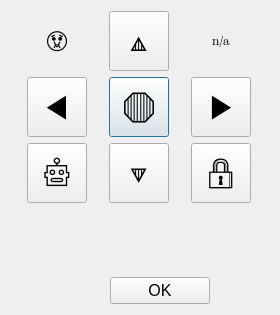
<?xml version="1.0" encoding="UTF-8"?>
<ui version="4.0">
 <class>Dialog</class>
 <widget class="QDialog" name="Dialog">
  <property name="geometry">
   <rect>
    <x>0</x>
    <y>0</y>
    <width>280</width>
    <height>315</height>
   </rect>
  </property>
  <property name="sizePolicy">
   <sizepolicy hsizetype="Preferred" vsizetype="Preferred">
    <horstretch>0</horstretch>
    <verstretch>0</verstretch>
   </sizepolicy>
  </property>
  <property name="minimumSize">
   <size>
    <width>280</width>
    <height>315</height>
   </size>
  </property>
  <property name="maximumSize">
   <size>
    <width>280</width>
    <height>315</height>
   </size>
  </property>
  <property name="font">
   <font>
    <family>Segoe UI Emoji</family>
   </font>
  </property>
  <property name="windowTitle">
   <string>🕹</string>
  </property>
  <layout class="QVBoxLayout" name="verticalLayout">
   <item>
    <layout class="QGridLayout" name="gridLayout">
     <item row="1" column="1">
      <widget class="QPushButton" name="joystickStop">
       <property name="minimumSize">
        <size>
         <width>60</width>
         <height>60</height>
        </size>
       </property>
       <property name="maximumSize">
        <size>
         <width>60</width>
         <height>60</height>
        </size>
       </property>
       <property name="font">
        <font>
         <family>Segoe UI Emoji</family>
         <pointsize>25</pointsize>
         <italic>false</italic>
        </font>
       </property>
       <property name="text">
        <string>🛑</string>
       </property>
      </widget>
     </item>
     <item row="2" column="1">
      <widget class="QPushButton" name="joystickDown">
       <property name="minimumSize">
        <size>
         <width>60</width>
         <height>60</height>
        </size>
       </property>
       <property name="maximumSize">
        <size>
         <width>60</width>
         <height>60</height>
        </size>
       </property>
       <property name="font">
        <font>
         <family>Segoe UI Emoji</family>
         <pointsize>25</pointsize>
         <weight>50</weight>
         <italic>false</italic>
         <bold>false</bold>
         <underline>false</underline>
        </font>
       </property>
       <property name="text">
        <string>🔽</string>
       </property>
      </widget>
     </item>
     <item row="1" column="0">
      <widget class="QPushButton" name="joystickLeft">
       <property name="minimumSize">
        <size>
         <width>60</width>
         <height>60</height>
        </size>
       </property>
       <property name="maximumSize">
        <size>
         <width>60</width>
         <height>60</height>
        </size>
       </property>
       <property name="font">
        <font>
         <family>Segoe UI Emoji</family>
         <pointsize>25</pointsize>
        </font>
       </property>
       <property name="text">
        <string>◀</string>
       </property>
      </widget>
     </item>
     <item row="1" column="2">
      <widget class="QPushButton" name="joystickRight">
       <property name="minimumSize">
        <size>
         <width>60</width>
         <height>60</height>
        </size>
       </property>
       <property name="maximumSize">
        <size>
         <width>60</width>
         <height>60</height>
        </size>
       </property>
       <property name="font">
        <font>
         <family>Segoe UI Emoji</family>
         <pointsize>25</pointsize>
        </font>
       </property>
       <property name="text">
        <string>▶</string>
       </property>
      </widget>
     </item>
     <item row="0" column="1">
      <widget class="QPushButton" name="joystickUp">
       <property name="maximumSize">
        <size>
         <width>60</width>
         <height>60</height>
        </size>
       </property>
       <property name="font">
        <font>
         <family>Segoe UI Emoji</family>
         <pointsize>25</pointsize>
        </font>
       </property>
       <property name="text">
        <string>🔼</string>
       </property>
       <property name="iconSize">
        <size>
         <width>20</width>
         <height>20</height>
        </size>
       </property>
      </widget>
     </item>
     <item row="2" column="2">
      <widget class="QPushButton" name="joystickLock">
       <property name="minimumSize">
        <size>
         <width>60</width>
         <height>60</height>
        </size>
       </property>
       <property name="maximumSize">
        <size>
         <width>60</width>
         <height>60</height>
        </size>
       </property>
       <property name="font">
        <font>
         <family>Segoe UI Emoji</family>
         <pointsize>25</pointsize>
        </font>
       </property>
       <property name="text">
        <string>🔒</string>
       </property>
      </widget>
     </item>
     <item row="0" column="0">
      <widget class="QLabel" name="lockState">
       <property name="minimumSize">
        <size>
         <width>60</width>
         <height>60</height>
        </size>
       </property>
       <property name="maximumSize">
        <size>
         <width>60</width>
         <height>60</height>
        </size>
       </property>
       <property name="font">
        <font>
         <family>Segoe UI Emoji</family>
         <pointsize>18</pointsize>
        </font>
       </property>
       <property name="toolTip">
        <string>Lock state</string>
       </property>
       <property name="text">
        <string>🤢</string>
       </property>
       <property name="alignment">
        <set>Qt::AlignCenter</set>
       </property>
      </widget>
     </item>
     <item row="2" column="0">
      <widget class="QPushButton" name="pwrSearch">
       <property name="minimumSize">
        <size>
         <width>60</width>
         <height>60</height>
        </size>
       </property>
       <property name="maximumSize">
        <size>
         <width>60</width>
         <height>60</height>
        </size>
       </property>
       <property name="font">
        <font>
         <family>Segoe UI Emoji</family>
         <pointsize>25</pointsize>
         <weight>50</weight>
         <italic>false</italic>
         <bold>false</bold>
         <underline>false</underline>
         <strikeout>false</strikeout>
        </font>
       </property>
       <property name="text">
        <string>🤖</string>
       </property>
      </widget>
     </item>
     <item row="0" column="2">
      <widget class="QLabel" name="refHeight">
       <property name="minimumSize">
        <size>
         <width>60</width>
         <height>60</height>
        </size>
       </property>
       <property name="maximumSize">
        <size>
         <width>60</width>
         <height>60</height>
        </size>
       </property>
       <property name="font">
        <font>
         <family>Segoe UI Emoji</family>
         <pointsize>10</pointsize>
        </font>
       </property>
       <property name="toolTip">
        <string>Reflector height</string>
       </property>
       <property name="text">
        <string>n/a</string>
       </property>
       <property name="alignment">
        <set>Qt::AlignCenter</set>
       </property>
       <property name="wordWrap">
        <bool>false</bool>
       </property>
      </widget>
     </item>
    </layout>
   </item>
   <item>
    <spacer name="verticalSpacer_2">
     <property name="orientation">
      <enum>Qt::Vertical</enum>
     </property>
     <property name="sizeHint" stdset="0">
      <size>
       <width>20</width>
       <height>40</height>
      </size>
     </property>
    </spacer>
   </item>
   <item>
    <layout class="QHBoxLayout" name="horizontalLayout">
     <item>
      <spacer name="horizontalSpacer">
       <property name="orientation">
        <enum>Qt::Horizontal</enum>
       </property>
       <property name="sizeType">
        <enum>QSizePolicy::Minimum</enum>
       </property>
       <property name="sizeHint" stdset="0">
        <size>
         <width>40</width>
         <height>20</height>
        </size>
       </property>
      </spacer>
     </item>
     <item>
      <widget class="QPushButton" name="joystickOk">
       <property name="minimumSize">
        <size>
         <width>100</width>
         <height>0</height>
        </size>
       </property>
       <property name="maximumSize">
        <size>
         <width>100</width>
         <height>16777215</height>
        </size>
       </property>
       <property name="font">
        <font>
         <family>MS Shell Dlg 2</family>
         <pointsize>12</pointsize>
        </font>
       </property>
       <property name="text">
        <string>OK</string>
       </property>
      </widget>
     </item>
    </layout>
   </item>
  </layout>
 </widget>
 <resources/>
 <connections/>
</ui>
